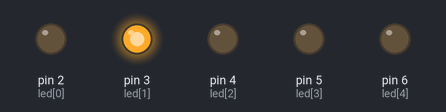
This sketch was run on a simulated Arduino Uno, built with avr-gcc and run on an emulated ATmega328P. On the bench: output pins drawn as LEDs (lit = HIGH).

Above: at 0.3 s.
At 0.7 s:
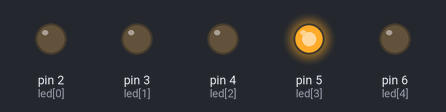
At 1.0 s:
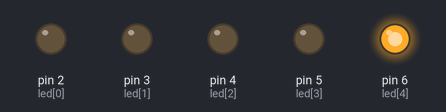
At 2.5 s:
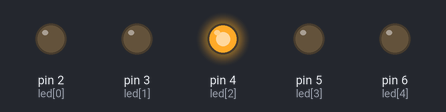
At 4.0 s:
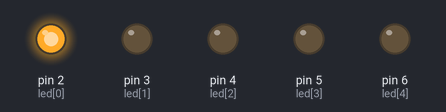
Timing chart, 0 to 4.6 s (numbered marks = the images above):
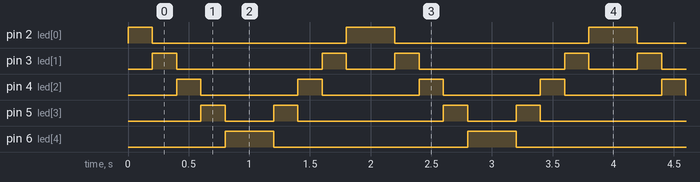

Measured:
- by itself, pin 2 (led[0]): repeats every 2.0 s: LOW 1.6 s, HIGH 0.40 s
- by itself, pin 3 (led[1]): repeats every 2.0 s: LOW 1.2 s, HIGH 0.20 s, LOW 0.40 s, HIGH 0.20 s
- by itself, pin 4 (led[2]): alternates HIGH for 0.20 s and LOW for 0.80 s
- by itself, pin 5 (led[3]): repeats every 2.0 s: LOW 0.40 s, HIGH 0.20 s, LOW 1.2 s, HIGH 0.20 s
- by itself, pin 6 (led[4]): alternates HIGH for 0.40 s and LOW for 1.6 s

The sketch:

L1.ino
```cpp
const int led[]={2,3,4,5,6};
const int n=5;
void setup(){
  for(int i=0;i<n;i++){
    pinMode(led[i],OUTPUT);
  }
}
void loop(){
  for(int i=0;i<n;i++){
    digitalWrite(led[i],HIGH);
    delay(200);
    digitalWrite(led[i],LOW);
  }
  for(int i=n-1;i>=0;i--){
    digitalWrite(led[i],HIGH);
    delay(200);
    digitalWrite(led[i],LOW);
  }
}
```
